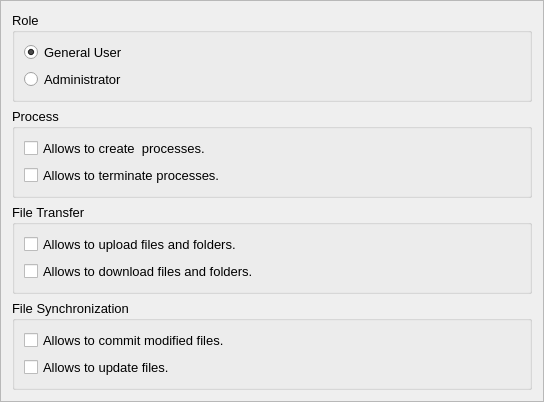
<?xml version="1.0" encoding="UTF-8"?>
<ui version="4.0">
 <class>FrameAuthorities</class>
 <widget class="QFrame" name="FrameAuthorities">
  <property name="geometry">
   <rect>
    <x>0</x>
    <y>0</y>
    <width>544</width>
    <height>342</height>
   </rect>
  </property>
  <property name="windowTitle">
   <string>Authorities</string>
  </property>
  <property name="frameShape">
   <enum>QFrame::StyledPanel</enum>
  </property>
  <property name="frameShadow">
   <enum>QFrame::Raised</enum>
  </property>
  <layout class="QVBoxLayout" name="verticalLayout_5">
   <item>
    <widget class="QGroupBox" name="groupBox">
     <property name="font">
      <font>
       <pointsize>10</pointsize>
       <weight>50</weight>
       <bold>false</bold>
      </font>
     </property>
     <property name="title">
      <string>Role</string>
     </property>
     <property name="flat">
      <bool>true</bool>
     </property>
     <layout class="QVBoxLayout" name="verticalLayout">
      <item>
       <widget class="QRadioButton" name="radioButtonGeneralUser">
        <property name="text">
         <string>General User</string>
        </property>
        <property name="checked">
         <bool>true</bool>
        </property>
       </widget>
      </item>
      <item>
       <widget class="QRadioButton" name="radioButtonAdministrator">
        <property name="text">
         <string>Administrator</string>
        </property>
       </widget>
      </item>
     </layout>
    </widget>
   </item>
   <item>
    <widget class="QGroupBox" name="groupBox_4">
     <property name="sizePolicy">
      <sizepolicy hsizetype="Preferred" vsizetype="Fixed">
       <horstretch>0</horstretch>
       <verstretch>0</verstretch>
      </sizepolicy>
     </property>
     <property name="font">
      <font>
       <pointsize>10</pointsize>
       <weight>50</weight>
       <bold>false</bold>
      </font>
     </property>
     <property name="title">
      <string>Process</string>
     </property>
     <property name="flat">
      <bool>true</bool>
     </property>
     <layout class="QVBoxLayout" name="verticalLayout_2">
      <item>
       <widget class="QCheckBox" name="checkBoxCreateProcess">
        <property name="text">
         <string>Allows to create  processes.</string>
        </property>
       </widget>
      </item>
      <item>
       <widget class="QCheckBox" name="checkBoxTerminateProcess">
        <property name="text">
         <string>Allows to terminate processes.</string>
        </property>
       </widget>
      </item>
     </layout>
    </widget>
   </item>
   <item>
    <widget class="QGroupBox" name="groupBox_3">
     <property name="sizePolicy">
      <sizepolicy hsizetype="Preferred" vsizetype="Fixed">
       <horstretch>0</horstretch>
       <verstretch>0</verstretch>
      </sizepolicy>
     </property>
     <property name="font">
      <font>
       <pointsize>10</pointsize>
       <weight>50</weight>
       <bold>false</bold>
      </font>
     </property>
     <property name="title">
      <string>File Transfer</string>
     </property>
     <property name="flat">
      <bool>true</bool>
     </property>
     <layout class="QVBoxLayout" name="verticalLayout_3">
      <item>
       <widget class="QCheckBox" name="checkBoxUploadFile">
        <property name="text">
         <string>Allows to upload files and folders.</string>
        </property>
       </widget>
      </item>
      <item>
       <widget class="QCheckBox" name="checkBoxDownloadFile">
        <property name="text">
         <string>Allows to download files and folders.</string>
        </property>
       </widget>
      </item>
     </layout>
    </widget>
   </item>
   <item>
    <widget class="QGroupBox" name="groupBox_2">
     <property name="sizePolicy">
      <sizepolicy hsizetype="Preferred" vsizetype="Fixed">
       <horstretch>0</horstretch>
       <verstretch>0</verstretch>
      </sizepolicy>
     </property>
     <property name="font">
      <font>
       <pointsize>10</pointsize>
       <weight>50</weight>
       <bold>false</bold>
      </font>
     </property>
     <property name="title">
      <string>File Synchronization</string>
     </property>
     <property name="flat">
      <bool>true</bool>
     </property>
     <layout class="QVBoxLayout" name="verticalLayout_4">
      <item>
       <widget class="QCheckBox" name="checkBoxCommitFile">
        <property name="text">
         <string>Allows to commit modified files.</string>
        </property>
       </widget>
      </item>
      <item>
       <widget class="QCheckBox" name="checkBoxUpdateFile">
        <property name="text">
         <string>Allows to update files.</string>
        </property>
       </widget>
      </item>
     </layout>
    </widget>
   </item>
  </layout>
 </widget>
 <resources/>
 <connections/>
</ui>
